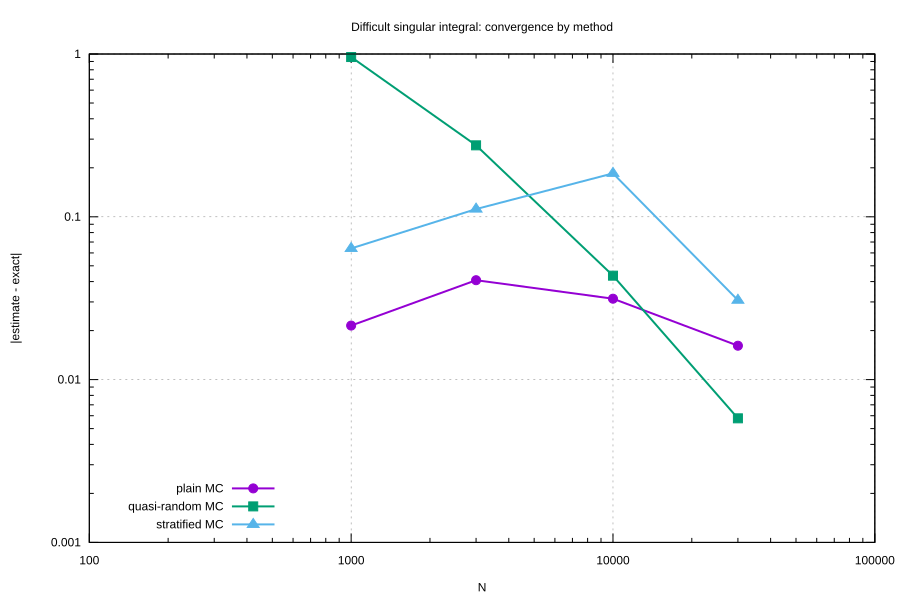

This chart was generated by the following gnuplot code:
set terminal svg size 900,600 enhanced background rgb 'white'
set output 'plot_difficult.svg'

set title 'Difficult singular integral: convergence by method'
set xlabel 'N'
set ylabel '|estimate - exact|'
set grid
set logscale xy
set key left bottom

plot 'difficult_integral.data' using 1:5 with linespoints lw 2 pt 7 title 'plain MC', \
     'difficult_integral.data' using 1:6 with linespoints lw 2 pt 5 title 'quasi-random MC', \
     'difficult_integral.data' using 1:7 with linespoints lw 2 pt 9 title 'stratified MC'
